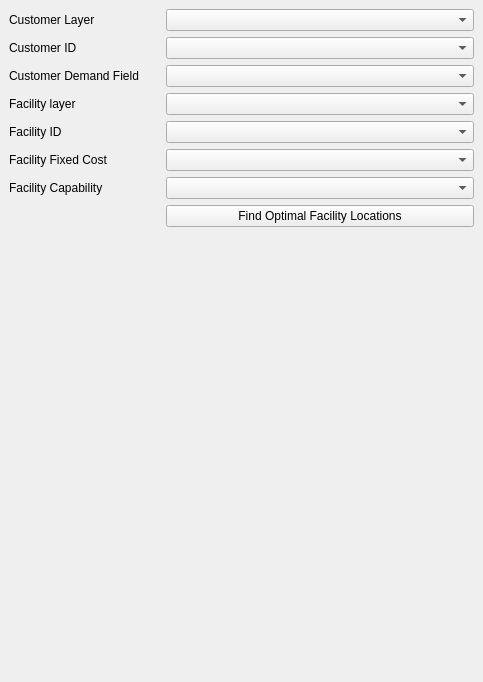
<?xml version="1.0" encoding="UTF-8"?>
<ui version="4.0">
 <class>MyPlugin2DockWidgetBase</class>
 <widget class="QDockWidget" name="MyPlugin2DockWidgetBase">
  <property name="geometry">
   <rect>
    <x>0</x>
    <y>0</y>
    <width>483</width>
    <height>682</height>
   </rect>
  </property>
  <property name="windowTitle">
   <string>My Plugin 2</string>
  </property>
  <widget class="QWidget" name="dockWidgetContents">
   <layout class="QVBoxLayout" name="verticalLayout">
    <item>
     <layout class="QGridLayout" name="gridLayout_4">
      <item row="2" column="0">
       <widget class="QLabel" name="label_8">
        <property name="text">
         <string>Customer Demand Field</string>
        </property>
       </widget>
      </item>
      <item row="5" column="0">
       <widget class="QLabel" name="label_10">
        <property name="text">
         <string>Facility ID</string>
        </property>
       </widget>
      </item>
      <item row="7" column="0">
       <widget class="QLabel" name="label_12">
        <property name="text">
         <string>Facility Capability</string>
        </property>
       </widget>
      </item>
      <item row="0" column="0">
       <widget class="QLabel" name="label_6">
        <property name="text">
         <string>Customer Layer</string>
        </property>
       </widget>
      </item>
      <item row="4" column="0">
       <widget class="QLabel" name="label_9">
        <property name="text">
         <string>Facility layer</string>
        </property>
       </widget>
      </item>
      <item row="6" column="0">
       <widget class="QLabel" name="label_11">
        <property name="text">
         <string>Facility Fixed Cost</string>
        </property>
       </widget>
      </item>
      <item row="0" column="1" colspan="2">
       <widget class="QgsMapLayerComboBox" name="mMapLayerComboBox_Customer"/>
      </item>
      <item row="1" column="0">
       <widget class="QLabel" name="label_7">
        <property name="text">
         <string>Customer ID</string>
        </property>
       </widget>
      </item>
      <item row="4" column="1" colspan="2">
       <widget class="QgsMapLayerComboBox" name="mMapLayerComboBox_Facility"/>
      </item>
      <item row="9" column="1" colspan="2">
       <widget class="QPushButton" name="btn_Site">
        <property name="text">
         <string>Find Optimal Facility Locations</string>
        </property>
       </widget>
      </item>
      <item row="1" column="1" colspan="2">
       <widget class="QgsFieldComboBox" name="mFieldComboBox_Customer_ID"/>
      </item>
      <item row="2" column="1" colspan="2">
       <widget class="QgsFieldComboBox" name="mFieldComboBox_Customer_Demand"/>
      </item>
      <item row="5" column="1" colspan="2">
       <widget class="QgsFieldComboBox" name="mFieldComboBox_Facility_ID"/>
      </item>
      <item row="6" column="1" colspan="2">
       <widget class="QgsFieldComboBox" name="mFieldComboBox_Facility_Cost"/>
      </item>
      <item row="7" column="1" colspan="2">
       <widget class="QgsFieldComboBox" name="mFieldComboBox_Facility_Capacity"/>
      </item>
     </layout>
    </item>
    <item>
     <spacer name="verticalSpacer">
      <property name="orientation">
       <enum>Qt::Vertical</enum>
      </property>
      <property name="sizeHint" stdset="0">
       <size>
        <width>20</width>
        <height>40</height>
       </size>
      </property>
     </spacer>
    </item>
   </layout>
  </widget>
 </widget>
 <customwidgets>
  <customwidget>
   <class>QgsFieldComboBox</class>
   <extends>QComboBox</extends>
   <header>qgsfieldcombobox.h</header>
  </customwidget>
  <customwidget>
   <class>QgsMapLayerComboBox</class>
   <extends>QComboBox</extends>
   <header>qgsmaplayercombobox.h</header>
  </customwidget>
 </customwidgets>
 <resources/>
 <connections/>
</ui>
